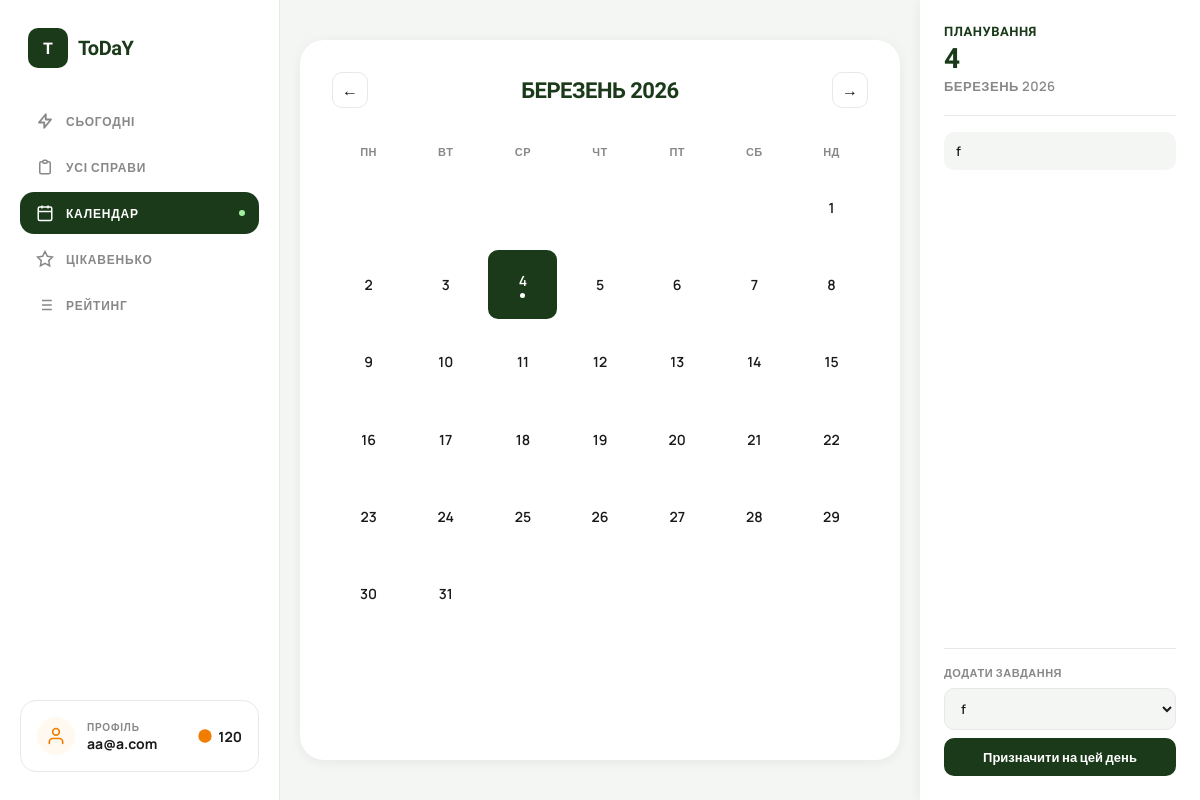
Page /calendar/?year=2026&month=3&date=2026-03-04 (signed in) on the committed database.
### users/models.py (models this page shows)
class User(AbstractUser):
    email = models.EmailField(unique=True)
    total_points = models.IntegerField(default=0)
    coins = models.IntegerField(default=100)  # added this for coin sysytem
    USERNAME_FIELD = "email"
    REQUIRED_FIELDS = ['username']

### tasks/models.py (models this page shows, shortened)
class Task(models.Model):
    user = models.ForeignKey(User, on_delete=models.CASCADE)
    title = models.CharField(max_length=255)
    category = models.ForeignKey(Category, null=True, blank=True, on_delete=models.SET_NULL)
    planned_date = models.DateField(
        default=timezone.localdate,
        null=True,
        blank=True
    )
    is_for_today = models.BooleanField(default=False)
    deadline_time = models.TimeField(default="23:59") # Непотрібен
    estimated_hours = models.FloatField(default=1)
    is_completed = models.BooleanField(default=False)
    order = models.IntegerField(default=0)
    created_at = models.DateTimeField(auto_now_add=True)
    completed_at = models.DateTimeField(null=True, blank=True)

### myapp/views.py (the view)
# urls.py: path('calendar/', calendar, name='calendar'),
@login_required
def calendar(request):
    today = date.today()
    year = int(request.GET.get('year', today.year))
    month = int(request.GET.get('month', today.month))
    selected_date_str = request.GET.get('date')
    if not selected_date_str:
        return redirect(f'/calendar/?year={today.year}&month={today.month}&date={today}')
    selected_date = None
    day_tasks = []
    try:
        selected_date = date.fromisoformat(selected_date_str)
        if selected_date == today:
            day_tasks = Task.objects.filter(
                user=request.user,
                is_completed=False
            ).filter(
                Q(is_for_today=True) | Q(planned_date=selected_date)
            )
        else:
            day_tasks = Task.objects.filter(
                user=request.user,
                planned_date=selected_date,
                is_completed=False
            )
    except ValueError:
        pass
    cal_matrix = cal.monthcalendar(year, month)
    if selected_date:
        if selected_date == today:
            all_tasks = Task.objects.filter(
                user=request.user,
                is_completed=False
            ).exclude(
                Q(is_for_today=True) | Q(planned_date=selected_date)
            )
        else:
            all_tasks = Task.objects.filter(
                user=request.user,
                is_completed=False
            ).exclude(planned_date=selected_date)
    else:
        all_tasks = Task.objects.filter(user=request.user, is_completed=False)
    busy_dates = set(
        Task.objects.filter(
            user=request.user,
            is_completed=False,
            planned_date__year=year,
            planned_date__month=month,
            planned_date__isnull=False
        ).values_list('planned_date__day', flat=True)
    )
    if year == today.year and month == today.month:
        has_today_tasks = Task.objects.filter(
            user=request.user,
            is_completed=False,
            is_for_today=True
        ).exists()
        if has_today_tasks:
            busy_dates.add(today.day)
    prev_month = month - 1 if month > 1 else 12
    prev_year = year if month > 1 else year - 1
    next_month = month + 1 if month < 12 else 1
    next_year = year if month < 12 else year + 1
    MONTHS_UK = ['','СІЧЕНЬ','ЛЮТИЙ','БЕРЕЗЕНЬ','КВІТЕНЬ','ТРАВЕНЬ','ЧЕРВЕНЬ',
                 'ЛИПЕНЬ','СЕРПЕНЬ','ВЕРЕСЕНЬ','ЖОВТЕНЬ','ЛИСТОПАД','ГРУДЕНЬ']
    return render(request, 'myapp/calendar.html', {
        'cal_matrix': cal_matrix,
        'year': year,
        'month': month,
        'month_name': MONTHS_UK[month],
        'selected_date': selected_date,
        'selected_date_str': selected_date_str,
        'day_tasks': day_tasks,
        'all_tasks': all_tasks,
        'busy_dates': busy_dates,
        'prev_month': prev_month,
        'prev_year': prev_year,
        'next_month': next_month,
        'next_year': next_year,
        'today': today,
        'day_names': ['ПН','ВТ','СР','ЧТ','ПТ','СБ','НД'],
    })

### myapp/templates/myapp/calendar.html (shortened to what this page needs)
{% load static %}
<!DOCTYPE html>
<html lang="uk">
<head>
<link rel="stylesheet" href="{% static 'myapp/css/menu.css' %}">
</head>
<body>
    <aside class="sidebar">
    <div class="logo">
        <div class="logo-icon">T</div>
        <div class="logo-text">ToDaY</div>
    </div>
    <a href="{% url 'tasks:today_tasks' %}" class="nav-label">
        <svg fill="none" viewBox="0 0 24 24" stroke="currentColor" stroke-width="2.5">
        <path stroke-linecap="round" stroke-linejoin="round" d="M13 10V3L4 14h7v7l9-11h-7z"/>
        </svg>
        СЬОГОДНІ
    </a>
    <a href="{% url 'tasks:task_list' %}" class="nav-label">
        <svg fill="none" viewBox="0 0 24 24" stroke="currentColor" stroke-width="2">
        <path stroke-linecap="round" stroke-linejoin="round" d="M9 5H7a2 2 0 00-2 2v12a2 2 0 002 2h10a2 2 0 002-2V7a2 2 0 00-2-2h-2M9 5a2 2 0 002 2h2a2 2 0 002-2M9 5a2 2 0 012-2h2a2 2 0 012 2"/>
        </svg>
        УСІ СПРАВИ
    </a>
    <label class="nav-label chosen">
        <svg fill="none" viewBox="0 0 24 24" stroke="currentColor" stroke-width="2">
        <rect x="3" y="4" width="18" height="18" rx="2" ry="2"/>
        <line x1="16" y1="2" x2="16" y2="6"/><line x1="8" y1="2" x2="8" y2="6"/>
        <line x1="3" y1="10" x2="21" y2="10"/>
        </svg>
        КАЛЕНДАР
        <span class="nav-dot"></span>
    </label>
    <a href="{% url 'myapp:interesting' %}" class="nav-label">
        <svg fill="none" viewBox="0 0 24 24" stroke="currentColor" stroke-width="2">
        <polygon points="12 2 15.09 8.26 22 9.27 17 14.14 18.18 21.02 12 17.77 5.82 21.02 7 14.14 2 9.27 8.91 8.26 12 2"/>
        </svg>
        ЦІКАВЕНЬКО
    </a>
    <a href="{% url 'rating:my_rating' %}" class="nav-label" >
    <svg fill="none" viewBox="0 0 24 24" stroke="currentColor" stroke-width="2">
        <path d="M8 6h13M8 12h13M8 18h13M3 6h.01M3 12h.01M3 18h.01"/>
    </svg>
    РЕЙТИНГ
    </a>
    <div class="sidebar-spacer"></div>
    <a href="{% url 'myapp:profile' %}" class="profile-card" style="text-decoration: none; color: inherit; display: flex;">
        <div class="profile-avatar">
        <svg width="20" height="20" fill="none" viewBox="0 0 24 24" stroke="currentColor" stroke-width="2">
            <path stroke-linecap="round" stroke-linejoin="round" d="M20 21v-2a4 4 0 00-4-4H8a4 4 0 00-4 4v2"/>
            <circle cx="12" cy="7" r="4"/>
        </svg>
        </div>
        <div class="profile-info">
        <div class="profile-label">Профіль</div>
        <div class="profile-name">{{ request.user.username }}</div>
        </div>
        <div class="coins">
        <svg width="16" height="16" fill="currentColor" viewBox="0 0 24 24" style="color:var(--orange)">
            <circle cx="12" cy="12" r="10"/>
        </svg>
        {{ request.user.coins|default:0 }}
        </div>
    </a>
    </aside>
<div class="cal-main">
  <div class="cal-header">
    <a href="?year={{ prev_year }}&month={{ prev_month }}{% if selected_date_str %}&date={{ selected_date_str }}{% endif %}" class="cal-nav-btn">←</a>
    <div class="cal-month-title">{{ month_name }} {{ year }}</div>
    <a href="?year={{ next_year }}&month={{ next_month }}{% if selected_date_str %}&date={{ selected_date_str }}{% endif %}" class="cal-nav-btn">→</a>
  </div>
  <div class="cal-grid">
    {% for name in day_names %}
      <div class="cal-day-name">{{ name }}</div>
    {% endfor %}
    {% for week in cal_matrix %}
      {% for day in week %}
        {% if day == 0 %}
          <div class="cal-day empty"></div>
        {% else %}
          <a href="?year={{ year }}&month={{ month }}&date={{ year }}-{{ month|stringformat:'02d' }}-{{ day|stringformat:'02d' }}"
             class="cal-day
             {% if selected_date and selected_date.day == day and selected_date.month == month and selected_date.year == year %}selected{% endif %}
             {% if today.day == day and today.month == month and today.year == year %}today{% endif %}">
            {{ day }}
            {% if day in busy_dates %}<span class="day-dot"></span>{% endif %}
          </a>
        {% endif %}
      {% endfor %}
    {% endfor %}
  </div>
</div>
<div class="cal-sidebar">
  <div class="plan-card">
    <div class="plan-title">ПЛАНУВАННЯ</div>
    {% if selected_date %}
      <div class="plan-selected-date">{{ selected_date.day }}</div>
      <div class="plan-selected-month">{{ month_name }} {{ year }}</div>
      <div class="plan-divider"></div>
      {% if day_tasks %}
        {% for task in day_tasks %}
          <div class="task-item" style="display: flex; align-items: center; justify-content: space-between;">
            {{ task.title }}
          </div>
        {% endfor %}
      {% else %}
        <div class="plan-empty">Завдань на цей день немає</div>
      {% endif %}
      {% if all_tasks %}
        <div class="assign-form">
          <div class="assign-label">Додати завдання</div>
          <form method="POST" action="{% url 'tasks:assign_to_date' %}">
            <select name="task_id_select">
              {% for task in all_tasks %}
                <option value="{{ task.id }}">
                  {{ task.title }}{% if task.planned_date == today %} (вже на сьогодні){% elif task.is_for_today and not task.planned_date %} (вже на сьогодні){% elif task.planned_date %} (вже на {{ task.planned_date }}){% endif %}
                </option>
              {% endfor %}
            </select>
            <button type="submit" class="assign-btn">Призначити на цей день</button>
          </form>
        </div>
      {% endif %}
    {% else %}
      <div class="plan-subtitle">Оберіть день</div>
      <div class="plan-empty">Натисніть на день щоб обрати</div>
    {% endif %}
  </div>
</div>
</body>
</html>

### myapp/static/myapp/css/menu.css (style rules this page uses)
:root { --green-dark: #1a3a1a; --green-mid: #2d5a2d; --green-accent: #3d7a3d; --orange: #f07c00; --orange-light: #ff9a1f; --purple: #6b0f4e; --bg: #f4f6f4; --card-bg: #ffffff; --text-dark: #1a1a1a; --text-muted: #888; --border: #e8e8e8; }
* { margin: 0; padding: 0; box-sizing: border-box; }
body { font-family: 'Manrope', sans-serif; background: var(--bg); display: flex; height: 100vh; overflow: hidden; color: var(--text-dark); }
.sidebar { width: 280px; flex-shrink: 0; background: hsl(0, 0%, 100%); border-right: 1px solid var(--border); display: flex; flex-direction: column; padding: 28px 20px; gap: 4px; position: sticky; top: 0; height: 100vh; }
.logo { display: flex; align-items: center; gap: 10px; padding: 0 8px; margin-bottom: 28px; }
.logo-icon { width: 40px; height: 40px; background: var(--green-dark); border-radius: 10px; display: flex; align-items: center; justify-content: center; color: white; font-family: 'Unbounded', sans-serif; font-weight: 900; font-size: 16px; }
.logo-text { font-family: 'Unbounded', sans-serif; font-weight: 700; font-size: 20px; color: var(--green-dark); letter-spacing: -0.5px; }
.nav-label { text-decoration: none; display: flex; align-items: center; gap: 12px; padding: 12px 16px; border-radius: 14px; cursor: pointer; color: #888; font-size: 12px; font-weight: 700; letter-spacing: 0.8px; text-transform: uppercase; transition: all 0.2s; position: relative; user-select: none; }
.sidebar .chosen { background: var(--green-dark); color: white; border-radius: 14px; position: relative; transition: background 0.2s, color 0.2s; }
.sidebar .chosen svg { stroke: white; }
.sidebar .chosen .nav-dot { display: block; background: #a0f0a0; }
.nav-dot { display: none; width: 6px; height: 6px; background: #7fff7f; border-radius: 50%; position: absolute; right: 14px; }
.nav-label svg { width: 18px; height: 18px; flex-shrink: 0; }
.sidebar-spacer { flex: 1; }
.profile-card { background: white; border-radius: 16px; padding: 16px; display: flex; align-items: center; gap: 12px; border: 1px solid var(--border); }
.profile-avatar { width: 38px; height: 38px; border-radius: 50%; background: #fff9ef; display: flex; align-items: center; justify-content: center; color: var(--orange); flex-shrink: 0; }
.profile-info { flex: 1; }
.profile-label { font-size: 10px; letter-spacing: 0.8px; text-transform: uppercase; color: var(--text-muted); font-weight: 700; }
.profile-name { font-size: 14px; font-weight: 700; color: var(--text-dark); }
.coins { display: flex; align-items: center; gap: 5px; font-weight: 700; font-size: 14px; color: var(--text-dark); }
.coins svg { color: white; }

### rows in the picture
User: user.username "aa@a.com", user.coins "120"
Task: title "f"

### other values in the picture
{{ month_name }} "БЕРЕЗЕНЬ"
{{ year }} "2026"
{{ name }} "ПН" "ВТ" "СР" "ЧТ" "ПТ" "СБ" "НД"
{{ day }} "1" "2" "3" "4" "5" "6" "7" "8" "9" "10" "11" "12" "13" "14" "15" "16" "17" "18" "19" "20" "21" "22" "23" "24" "25" "26" "27" "28" "29" "30" "31"
{{ selected_date.day }} "4"
form field task_id_select "f"
